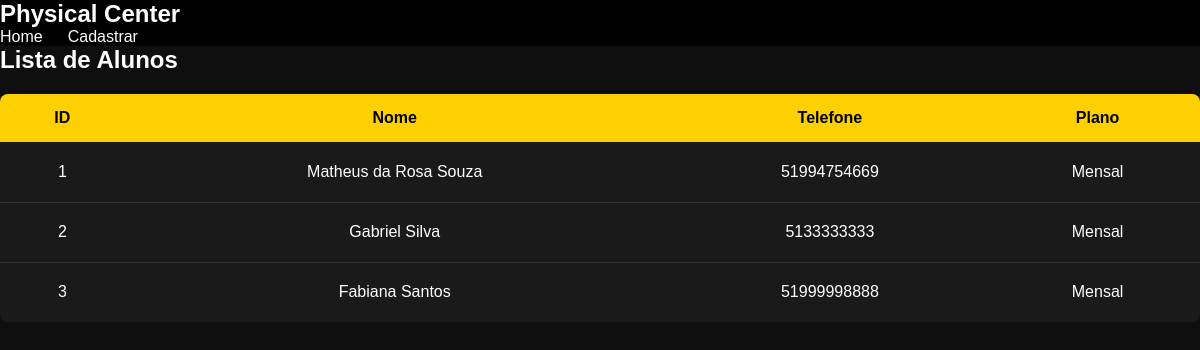
Page /alunos.php on the earlier database version.
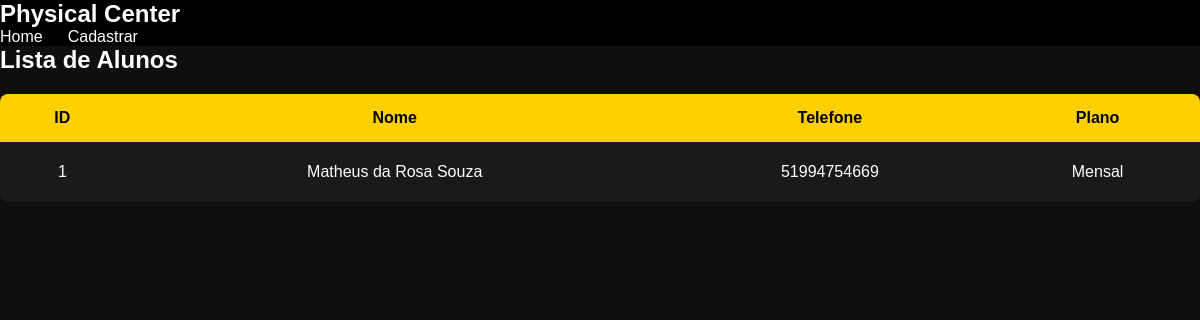
Same page on the later database version.
### tables this page shows
CREATE TABLE usuarios (
            id INTEGER PRIMARY KEY AUTOINCREMENT,
            nome TEXT,
            email TEXT UNIQUE,
            senha TEXT,
            telefone TEXT,
            idade INTEGER,
            plano TEXT
        );

### alunos.php (the view, shortened to what this page needs)
<?php
require "database.php";
$sql = "
    SELECT id, nome, telefone, plano
    FROM usuarios
";
$stmt = $db->query($sql);
$usuarios = $stmt->fetchAll(PDO::FETCH_ASSOC);
?>
<!DOCTYPE html>
<html lang="pt-BR">
<head>
    <link rel="stylesheet" href="style.css">
</head>
<body>
<header>
    <h1>Physical Center</h1>
    <nav>
        <a href="index.php">Home</a>
        <a href="cadastro.php">Cadastrar</a>
    </nav>
</header>
<div class="container">
    <h2>Lista de Alunos</h2>
    <table>
        <tr>
            <th>ID</th>
            <th>Nome</th>
            <th>Telefone</th>
            <th>Plano</th>
        </tr>
        <?php if (count($usuarios) > 0): ?>
            <?php foreach ($usuarios as $user): ?>
                <tr>
                    <td><?= htmlspecialchars($user['id']) ?></td>
                    <td><?= htmlspecialchars($user['nome']) ?></td>
                    <td><?= htmlspecialchars($user['telefone']) ?></td>
                    <td><?= htmlspecialchars($user['plano']) ?></td>
                </tr>
            <?php endforeach; ?>
        <?php endif; ?>
    </table>
</div>
</body>
</html>

Differences in the rows shown:
removed usuarios: id "2", nome "Gabriel Silva", telefone "5133333333", plano "Mensal"
removed usuarios: id "3", nome "Fabiana Santos", telefone "51999998888", plano "Mensal"
